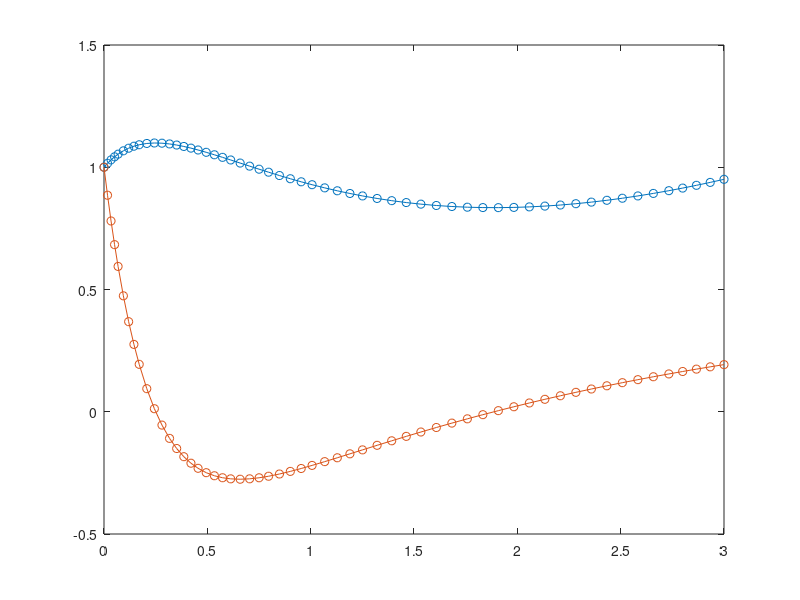

MATLAB code for this plot:
% vektoros
clf;

%% y''+5y'+2y=0
%% y(0),y'(0)=1,3
%f=@(t,y) [y(2), -5*y(2)-2*y(1)]';
%y0=[1, 1]';
%t0=0;
%tf=3;

% y''+5y'+2y=t
% y(0),y'(0)=1,3
f=@(t,y) [y(2), t-5*y(2)-2*y(1)]';
y0=[1, 1]';
t0=0;
tf=3;



%figure(1,'name','noname');

ode45(f,[t0,tf]',y0);
exit();

function vonalak(ax,t0,t1,y0,y1)
    line(ax,[t0,t1],[y0(1),y1(1)],'color','b');
%    line(ax,[t0,t1],[y0(2),y1(2)],'color','r');
    plot(ax,t1,y1(1),'bo');
%    plot(ax,t1,y1(2),'ro');
end

function Euler(ax,f,tt,yy,step,t0,tf,y0)
  plot(ax,tt,yy(:,1),'r-');
  legend('ode45','location','southwest');
  hold on;
%  plot(ax,tt,yy(:,2),'r.');

  h=(tf-t0)/step;
  while t0+1e-15<tf
    y1=y0+h*f(t0,y0);
    t1=t0+h;
    vonalak(ax,t0,t1,y0,y1);
    t0=t1;
    y0=y1;
  end
  title(ax,sprintf('Euler,(Step=%d)(Delta=%.2e)',step,norm(yy(end,:)'-y0,1)));
end
%%%%%%%%%%%%%%%%%%%%%%%%%

function Middle(ax,f,tt,yy,step,t0,tf,y0)
  plot(ax,tt,yy(:,1),'r-');
  legend('ode45','location','southwest');
  hold on;
%  plot(ax,tt,yy(:,2),'r.');

  h=(tf-t0)/step;
  err=0;
  while t0+1e-15<tf
    k1=f(t0,y0);
    k2=f(t0+h/2,y0+h/2*k1);
    y1=y0+h*k2;
    t1=t0+h;
    vonalak(ax,t0,t1,y0,y1);
    t0=t1;
    y0=y1;
  end  
  title(ax,sprintf('Middle-point,(Step=%d)(Delta=%.2e)',step,norm(yy(end,:)'-y0,1)));
end
%%%%%%%%%%%%%%%%%%%%%%%%%

function RK4(ax,f,tt,yy,step,t0,tf,y0)
  plot(ax,tt,yy(:,1),'r-');
  legend('ode45','location','southwest');
  hold on;
%  plot(ax,tt,yy(:,2),'r.');

  h=(tf-t0)/step;
  while t0+1e-15<tf
    k1=f(t0,y0);
    k2=f(t0+h/2,y0+h/2*k1);
    k3=f(t0+h/2,y0+h/2*k2);
    k4=f(t0+h,y0+h*k3);
    y1=y0+h/6*(k1+2*k2+2*k3+k4);
    t1=t0+h;
    vonalak(ax,t0,t1,y0,y1);
    t0=t1;
    y0=y1;
  end    
  title(ax,sprintf('RK4,(Step=%d)(Delta=%.2e)',step,norm(yy(end,:)'-y0,1)));
end

spn=1;
nit=4;
for it=1:nit
  step=2^it;
  Euler( subplot(nit,3,spn  ), f,tt,yy,step,t0,tf,y0);
  Middle(subplot(nit,3,spn+1), f,tt,yy,step,t0,tf,y0);
  RK4(   subplot(nit,3,spn+2), f,tt,yy,step,t0,tf,y0);
  spn=spn+3;
end
%%%%%%%%%%%%%%%%%%%%%%%%%

print '-S1000,1000' -dpdf f4.pdf
